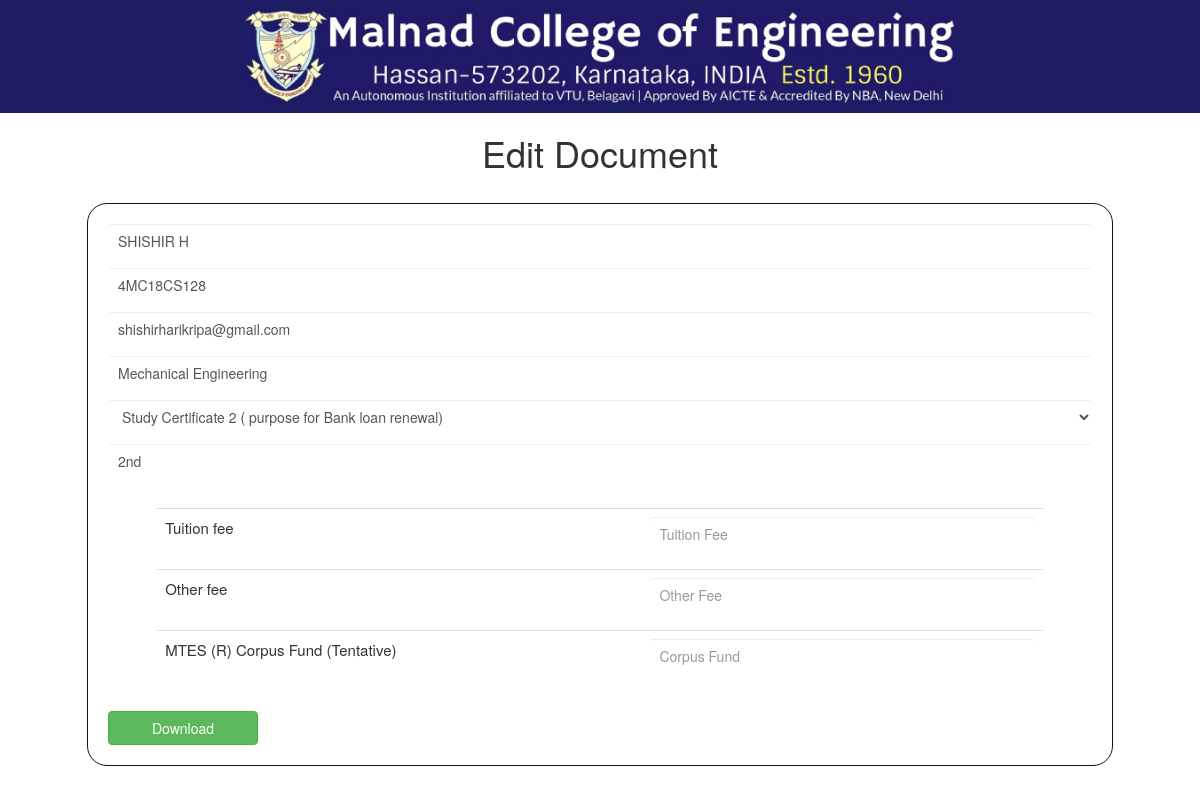
Screenshot of /php/edit_page.php?id=2 with the database file from the repository.
### tables this page shows
CREATE TABLE `student_data` (
  `id` int(11) NOT NULL,
  `name` varchar(255) NOT NULL,
  `usn` varchar(255) NOT NULL,
  `email` varchar(255) NOT NULL,
  `branch` varchar(255) NOT NULL,
  `doc_type` int(50) NOT NULL,
  `document_name` varchar(255) NOT NULL,
  `cur_ac_year` varchar(255) NOT NULL,
  `cou_comp_year` varchar(255) NOT NULL,
  `year` varchar(255) NOT NULL,
  `start_year` varchar(255) NOT NULL,
  `completion_year` varchar(255) NOT NULL,
  `sem` varchar(255) NOT NULL,
  `college` varchar(255) NOT NULL,
  `sem1` varchar(255) NOT NULL,
  `sem2` varchar(255) NOT NULL,
  `sem3` varchar(255) NOT NULL,
  `sem4` varchar(255) NOT NULL,
  `sem5` varchar(255) NOT NULL,
  `sem6` varchar(255) NOT NULL,
  `sem7` varchar(255) NOT NULL,
  `sem8` varchar(255) NOT NULL,
  `date` varchar(255) NOT NULL
);

### php/dbOps.php (called while the page is built, shortened)
<?php
include './config.php';
class Mysql extends Dbconfig    {
    public $connectionString;
        protected $databaseName;
        protected $userName;
        protected $passCode;
    function Mysql()    {
        $this -> connectionString = NULL;
                $dbPara = new Dbconfig();
                $this -> databaseName = $dbPara -> dbName;
                $this -> userName = $dbPara -> userName;
                $this -> passCode = $dbPara ->passCode;
    }
    function dbConnect()    {
        $this -> connectionString = mysqli_connect($this -> serverName,$this -> userName,$this -> passCode);
        mysqli_select_db($this -> connectionString,$this -> databaseName);
        return $this -> connectionString;
    }
    function selectFreeRun($query)  {
        $this -> dataSet = mysqli_query($this -> connectionString,$query);
        return $this -> dataSet;
    }
    }
?>

### php/config.php (called while the page is built, shortened)
<?php
class Dbconfig {
    function Dbconfig() {
        $this -> serverName = 'localhost';
        $this -> userName = 'root';
        $this -> passCode = '';
        $this -> dbName = 'mce_cert';
    }
}
?>

### php/edit_page.php (the view, shortened to what this page needs)
<?php
    require_once './dbOps.php';
    $sql = new Mysql();
    if(isset($_GET['id'])){
        $id = $_GET['id'];
    }elseif(isset($_POST['id'])){
        $id = $_POST['id'];
    };
    $query = "SELECT * FROM student_data WHERE id = $id";
    $res = $sql->selectFreeRun($query);
    while ($row = $res->fetch_assoc()) {
        $name = $row['name'];
        $usn = $row['usn'];
        $email = $row['email'];
        $branch = $row['branch'];
        $document = $row['doc_type'];
        $reqstdDoc = $row['document_name'];
        $year = $row['year'];
    }
?>
<!DOCTYPE html>
<html lang="en">
<head>
    <link rel="stylesheet" href="https://maxcdn.bootstrapcdn.com/bootstrap/3.4.0/css/bootstrap.min.css">
    <link rel="stylesheet" href="../styles/style.css">
</head>
<body>
    <div class="header">
        <img src="../assets/header.jpg" alt="header">
    </div>
    <div class="sub-header">
        <h1>Edit Document</h1>
    </div>
    <div class="container mt-10">
        <form action="./make_pdf.php" method="post" id="form" class="form" style = "width:90%">
             <input type="text" placeholder="Full Name" name="name" class="form-control" id="fullname" onkeyup="this.value = this.value.toUpperCase();" value ="<?php echo  $name ?>" required>
            <input type="text" placeholder="USN"  name="usn" class="form-control" id="CAP-USN" maxlength="10" onkeyup="this.value = this.value.toUpperCase();" pattern = "^4MC[0-9]{2}[A-Za-z]{2}[0-9]{3}$"  value ="<?php echo  $usn ?>" required>
            <input type="text" placeholder="Email" name="mailId" class="form-control" pattern="[a-z0-9._%+-]+@[a-z0-9.-]+\.[a-z]{2,3}$" value ="<?php echo  $email ?>" required>
            <input type="text" placeholder="Branch" name="branch" class="form-control" value ="<?php echo  $branch ?>" required>
            <select class="form-control" name="document" id = "doc">
              <option value="<?php echo "$document" ?>" hidden selected><?php echo $reqstdDoc ?></option>
          </select>
          <input type="text" placeholder="Year Ex. 1st,2nd,3rd,4th" name="year" class="form-control" id="year" pattern="^(1st|2nd|3rd|4th)$" value ="<?php echo  $year ?>">
        <div style = "display:none;  align:center;margin-left:auto;margin-right:auto;" id="loan_table">
                     <table class = "table">
                        <tr>
                            <td>Tuition fee </td>
                            <td><input type="text" placeholder="Tuition Fee" name="tuition_fee" class="form-control" value=""></input></td>
                        </tr>
                        <tr>
                            <td>Other fee</td>
                            <td><input type="text" placeholder="Other Fee" name="other_fee" class="form-control" value=""></input></td>
                        </tr>
                        <tr>
                            <td>MTES (R) Corpus Fund (Tentative)</td>
                            <td><input type="text" placeholder="Corpus Fund" name="corpus_fund" class="form-control" value=""></input></td>
                        </tr>
                    </table>
    </div>
        <button  class="btn btn-success" type="submit" name="download" id="btn_sbt">Download</button>
        </form>
    </div>
</body>
</html>

### styles/style.css (style rules this page uses)
* { margin: 0; padding: 0; box-sizing: border-box; }
.header { width: 100%; background-color:rgb(30,28,101); }
.header img { display: block; margin: 0 auto; padding: 1rem 0.5rem; width: 60%; height: auto; }
h1 { text-align: center; }
.form-control { margin-bottom: 1rem; padding: 0.5rem 1rem; border:none; width: 100%; }
.btn { margin: 2rem auto; width: 15rem; }
.form { border: 0.02rem solid rgb(20, 19, 19); border-radius: 2rem; padding: 2rem; width: 40%; margin: 2rem auto; overflow: hidden; }
td { text-align: left; padding: 8px; }
.table { margin-top: 3rem; width: 90%; margin-left: auto; margin-right: auto; font-size: 1.5rem; }
.btn { margin: 0; }
#fullname { text-transform: uppercase; }
#CAP-USN { text-transform: uppercase; }

### rows the page displays
student_data: name "SHISHIR H", usn "4MC18CS128", mailId "shishirharikripa@gmail.com", branch "Mechanical Engineering", document "Study Certificate 2 ( purpose for Bank loan renewal)", year "2nd"
